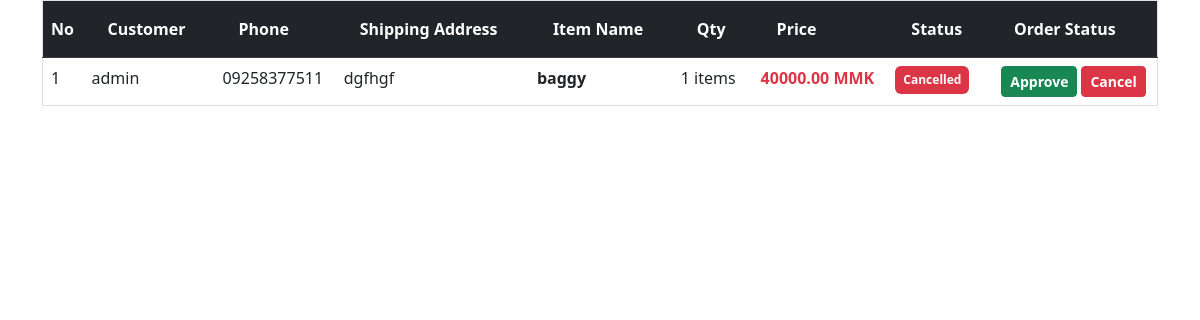
Page /order/test/11 on the committed database.
### my_app/models.py (models this page shows, shortened)
class OrderDetail(models.Model):
    item = models.ForeignKey(
        'Item',
        on_delete=models.PROTECT, # ပစ္စည်းစာရင်းကို ဖျက်လိုက်ပေမယ့် ရောင်းရတဲ့စာရင်း မပျက်စေချင်လို့ PROTECT သုံးတာ ပိုကောင်းပါတယ်
        related_name='orders_detail'
    )
    order_id =  models.ForeignKey(
        'Order',
        on_delete=models.PROTECT, # ပစ္စည်းစာရင်းကို ဖျက်လိုက်ပေမယ့် ရောင်းရတဲ့စာရင်း မပျက်စေချင်လို့ PROTECT သုံးတာ ပိုကောင်းပါတယ်
        related_name='order'
    )
    amount = models.IntegerField() # ဘယ်နှခုရောင်းရသလဲ
    price = models.DecimalField(max_digits=10, decimal_places=2)    # ရောင်းရစဉ်က ဈေးနှုန်း
    discount = models.DecimalField(max_digits=10, decimal_places=2, default=0.00) # ရောင်းရစဉ်က လျှော့ဈေး
    order_status = models.CharField(
        max_length=20,
        choices=ORDER_STATUS_CHOICES,
        default='pending'
    )
    is_deleted = models.BooleanField(default=False)
    created_at = models.DateTimeField(auto_now_add=True)
    updated_at = models.DateTimeField(auto_now=True)

class Order(models.Model):
    order_number = models.CharField(default='PYG-0000', max_length=20)
    created_by = models.ForeignKey(
        User,
        on_delete=models.SET_NULL,
        null=True,
        related_name='orders_processed'
    )
    shipping_phone = models.CharField(max_length=15)
    shipping_address = models.TextField()

class Item(models.Model):
    sub_category = models.ForeignKey(
        'SubCategory',
        on_delete=models.CASCADE,
        related_name='items'
    )
    created_by = models.ForeignKey(
        User,
        on_delete=models.SET_NULL,
        null=True,
        related_name='items_created'
    )
    name = models.CharField(max_length=200)
    amount = models.IntegerField(default=0)      # လက်ကျန်အရေအတွက်
    size = models.CharField(max_length=50, blank=True, null=True) # ဥပမာ- Large, 42, 10-inch
    buy_price = models.DecimalField(max_digits=10, decimal_places=2)
    sale_price = models.DecimalField(max_digits=10, decimal_places=2)
    is_discount = models.BooleanField(default=False)
    discount = models.DecimalField(max_digits=10, decimal_places=2, default=0.00)
    is_deleted = models.BooleanField(default=False)
    created_at = models.DateTimeField(auto_now_add=True)
    updated_at = models.DateTimeField(auto_now=True)
    image = models.ImageField(upload_to='items/', null=True, blank=True)

### my_app/views.py (the view)
# urls.py: path('order/test/<int:pk>', views.order_test, name='order_test'),
def order_test(request, pk):
    order = OrderDetail.objects.filter(pk=pk).first()
    if order:
        status_from_url = request.GET.get('status')
        if status_from_url:
            order.order_status = status_from_url
            order.save()
            return redirect('order_dash')
    return render(request, 'order/order_test.html', {'order': order})

### templates/order/order_test.html (shortened to what this page needs)
{% extends 'base.html' %}
{% block content %}
<div class="main-card">
    <div class="table-responsive">
        <table class="table table-hover border">
            <thead class="table-dark">
                <tr>
                    <th class="py-3">No</th>
                    <th class="py-3 px-4">Customer</th>
                    <th class="py-3 px-4">Phone</th>
                    <th class="py-3 px-4">Shipping Address</th>
                    <th class="py-3 px-4">Item Name</th>
                    <th class="py-3 px-4">Qty</th>
                    <th class="py-3 px-4">Price</th>
                    <th class="py-3 px-4">Status</th>
                    <th class="py-3 px-4">Order Status</th>
                </tr>
            </thead>
            <tbody>
                <tr>
                    <td>1</td>
                    <td>{{ order.order_id.created_by.username }}</td>
                    <td>{{ order.order_id.shipping_phone }}</td>
                    <td class="text-start">{{ order.order_id.shipping_address }}</td>
                    <td class="text-start"><strong>{{ order.item.name }}</strong></td>
                    <td>{{ order.amount }} items</td>
                    <td class="text-danger fw-bold">{{ order.price }} MMK</td>
                    <td>
                        <span
                            class="badge {% if order.order_status == 'pending' %}bg-warning text-dark{% elif order.order_status == 'cancelled' %}bg-danger{% else %}bg-success{% endif %} p-2">
                            {{ order.get_order_status_display }}
                        </span>
                    </td>
                    <td>
                        <div class="d-flex justify-content-center gap-1">
                            <a href="{% url 'order_test' order.pk %}?status=completed"
                                class="btn btn-sm btn-success fw-bold">
                                Approve
                            </a>
                            <a href="{% url 'order_test' order.pk %}?status=cancelled"
                                class="btn btn-sm btn-danger fw-bold">
                                Cancel
                            </a>
                        </div>
                    </td>
                </tr>
            </tbody>
        </table>
    </div>
</div>
{% endblock %}

### rows in the picture
OrderDetail: order_id.created_by.username "admin", order_id.shipping_phone "09258377511", order_id.shipping_address "dgfhgf", item.name "baggy", amount "1", price "40000.00", order_status "Cancelled"
